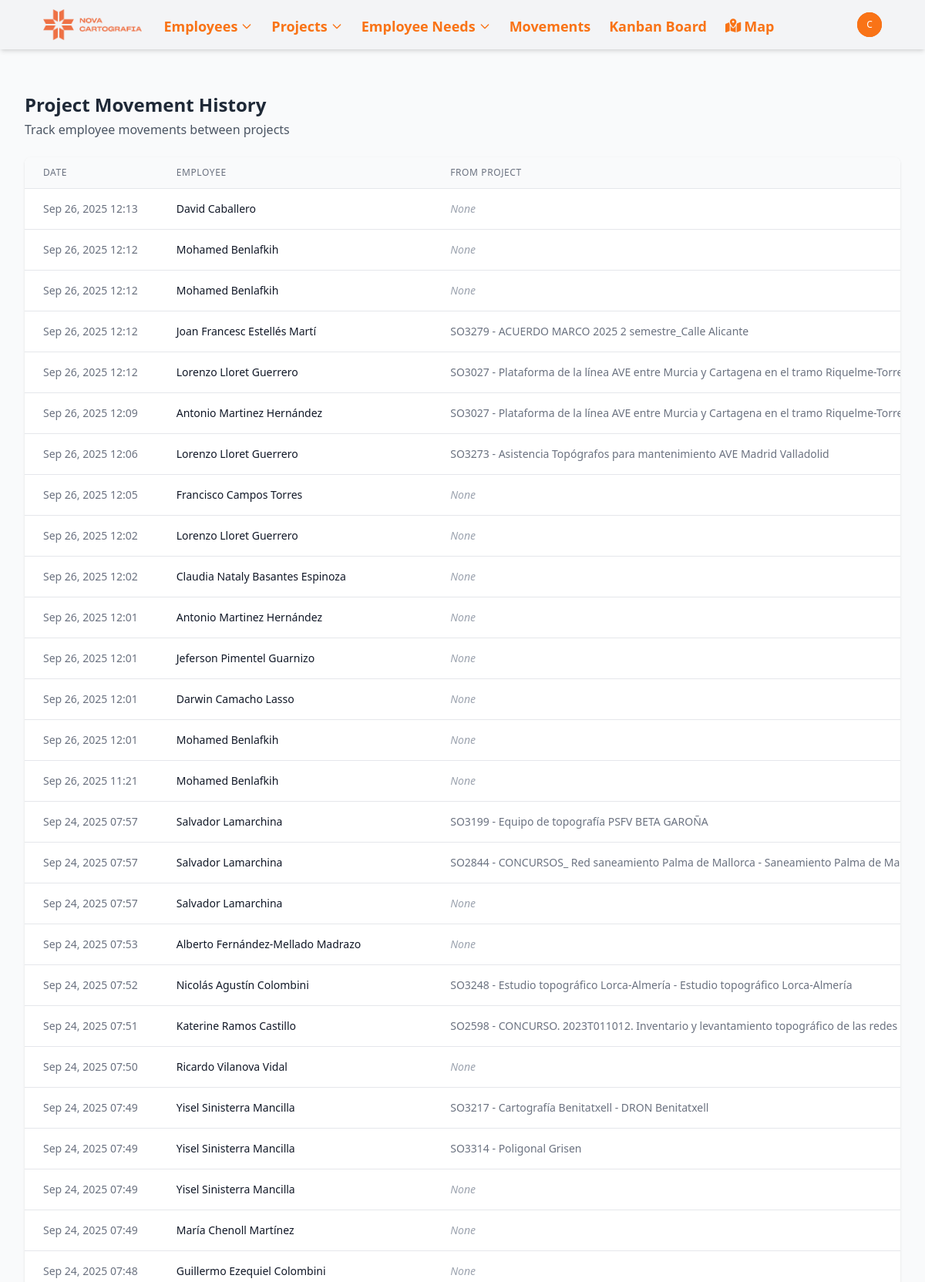
The page /movements/ (signed in, upper part) on the database its author committed.
### novacartografia_employee_management/models.py (models this page shows, shortened)
class ProjectMovementLine(models.Model):
    project = models.ForeignKey(Project, on_delete=models.CASCADE, related_name='movements')
    employee = models.ForeignKey(Employee, on_delete=models.CASCADE, related_name='project_movements')
    date = models.DateTimeField(default=timezone.now)
    previous_project = models.ForeignKey(
        Project,
        on_delete=models.SET_NULL,
        null=True,
        blank=True,
        related_name='outgoing_movements'
    )
    class Meta:
        ordering = ['-date']  # Most recent movements first

class Employee(models.Model):
    name = models.CharField(max_length=100)
    job = models.CharField(max_length=100)
    project_id = models.ForeignKey(Project, on_delete=models.SET_NULL, related_name='employee_set', blank=True, null=True)
    street = models.CharField(max_length=100, blank=True, null=True)
    city = models.CharField(max_length=100, blank=True, null=True)
    active = models.BooleanField(default=True, help_text="Indicates if the employee is currently active")
    start_date = models.DateField(default=timezone.now, help_text="When the employee started working", null=True, blank=True)
    end_date = models.DateField(blank=True, null=True, help_text="When the employee ended working, if applicable")
    state = models.CharField(max_length=50, default='valencia',
           choices=[
                ('Araba (Álava)', 'Álava'),
                ('Albacete', 'Albacete'),
                ('Alacant (Alicante)', 'Alicante'),
                ('Almería', 'Almería'),
                ('Asturias', 'Asturias'),
                ('Ávila', 'Ávila'),
                ('Badajoz', 'Badajoz'),
                ('Barcelona', 'Barcelona'),
                ('Burgos', 'Burgos'),
                ('Cáceres', 'Cáceres'),
                ('Cádiz', 'Cádiz'),
                ('Cantabria', 'Cantabria'),
                ('Castelló (Castellón)', 'Castellón'),
                ('Ceuta', 'Ceuta'),
                ('Ciudad Real', 'Ciudad Real'),
                ('Córdoba', 'Córdoba'),
                ('Cuenca', 'Cuenca'),
                ('Gerona', 'Gerona'),
                ('Granada', 'Granada'),
                ('Guadalajara', 'Guadalajara'),
                ('Gipuzkoa (Guipúzcoa)', 'Guipúzcoa'),
                ('Huelva', 'Huelva'),
                ('Huesca', 'Huesca'),
                ('Islas Baleares', 'Islas Baleares'),
                ('Jaén', 'Jaén'),
                ('A Coruña (La Coruña)', 'La Coruña'),
                ('La Rioja', 'La Rioja'),
                ('Las Palmas', 'Las Palmas'),
                ('León', 'León'),
                ('Lérida', 'Lérida'),
                ('Lleida', 'Lérida'),  # Agregado porque aparece en tu CSV
                ('Lugo', 'Lugo'),
                ('Madrid', 'Madrid'),
                ('Málaga', 'Málaga'),
                ('Melilla', 'Melilla'),
                ('Murcia', 'Murcia'),
                ('Navarra (Nafarroa)', 'Navarra'),  # Corregido para coincidir con el CSV
                ('Orense', 'Orense'),
                ('Palencia', 'Palencia'),
                ('Pontevedra', 'Pontevedra'),
                ('Salamanca', 'Salamanca'),
                ('Santa Cruz de Tenerife', 'Santa Cruz de Tenerife'),
                ('Segovia', 'Segovia'),
                ('Sevilla', 'Sevilla'),
                ('Soria', 'Soria'),
                ('Tarragona', 'Tarragona'),
                ('Teruel', 'Teruel'),
                ('Toledo', 'Toledo'),
                ('Valencia', 'Valencia'),
                ('Valladolid', 'Valladolid'),
                ('Bizkaia (Vizcaya)', 'Vizcaya'),
                ('Zamora', 'Zamora'),
                ('Zaragoza', 'Zaragoza'),
            ])
    latitude = models.FloatField(null=True, blank=True)
    longitude = models.FloatField(null=True, blank=True)
    academic_training = models.CharField(max_length=100, blank=True, null=True)
    driver_license = models.BooleanField(default=False)
    twenty_hours = models.BooleanField(default=False)
    sixty_hours = models.BooleanField(default=False)
    confine = models.BooleanField(default=False)
    height = models.BooleanField(default=False)
    mining = models.BooleanField(default=False)
    railway_carriage = models.BooleanField(default=False)
    railway_mounting = models.BooleanField(default=False)
    building = models.BooleanField(default=False)
    office_work = models.BooleanField(default=False)
    scanner = models.BooleanField(default=False)
    leveling = models.BooleanField(default=False)
    static = models.BooleanField(default=False)
    drag = models.BooleanField(default=False)
    locked = models.BooleanField(default=False, help_text="Indicates if the employee is locked for a future project")
    vacations_from = models.DateField(blank=True, null=True)
    vacations_to = models.DateField(blank=True, null=True)
    leave_from = models.DateField(blank=True, null=True)
    leave_to = models.DateField(blank=True, null=True)
    end_contract = models.BooleanField(default=False, help_text="Indicates if the employee's contract is ending soon")

class Project(models.Model):
    PROJECT_TYPES = [
        ('external', 'Obra'),
        ('project', 'Proyecto'),
    ]
    MANAGER_TYPES = [
        ('Jose Cuesta Mejías', 'Cuesta'),
        ('Javier Marín Gimeno', 'Javi'),
        ('Guillermo Boscá Gómez', 'Guillermo'),
        ('Miguel Ángel Martínez García', 'Miguel Ángel'),
        ('Óscar López Valverde', 'Óscar'),
    ]
    name = models.CharField(max_length=500)
    type = models.CharField(max_length=50, choices=PROJECT_TYPES, default='proyecto')
    description = models.TextField(blank=True, null=True)
    manager = models.CharField(max_length=50, choices=MANAGER_TYPES, null=True, blank=True)
    state = models.CharField(max_length=50, null=True, blank=True, )
    date_from = models.DateField(blank=True, null=True)
    date_to = models.DateField(blank=True, null=True)
    academic_training = models.CharField(max_length=100, blank=True, null=True)
    twenty_hours = models.BooleanField(default=False)
    sixty_hours = models.BooleanField(default=False)
    confine = models.BooleanField(default=False)
    height = models.BooleanField(default=False)
    mining = models.BooleanField(default=False)
    railway_carriage = models.BooleanField(default=False)
    railway_mounting = models.BooleanField(default=False)
    building = models.BooleanField(default=False)
    office_work = models.BooleanField(default=False)
    scanner = models.BooleanField(default=False)
    leveling = models.BooleanField(default=False)
    static = models.BooleanField(default=False)
    drag = models.BooleanField(default=False)

### novacartografia_employee_management/views.py (the view)
# urls.py: path('movements/', views.movement_list, name='movement_list'),
@login_required
def movement_list(request):
    movements = ProjectMovementLine.objects.all().order_by('-date')
    return render(request, 'novacartografia_employee_management/movement_list.html', {
        'movements': movements
    })

### templates/novacartografia_employee_management/movement_list.html (shortened to what this page needs)
{% extends "base.html" %}
{% block content %}
<div class="mb-6">
    <h2 class="text-2xl font-bold text-gray-800">Project Movement History</h2>
    <p class="text-gray-600 mt-1">Track employee movements between projects</p>
</div>
<div class="bg-white shadow overflow-hidden rounded-lg">
    <div class="overflow-x-auto">
        <table class="min-w-full divide-y divide-gray-200">
            <thead class="bg-gray-50">
                <tr>
                    <th scope="col" class="px-6 py-3 text-left text-xs font-medium text-gray-500 uppercase tracking-wider">Date</th>
                    <th scope="col" class="px-6 py-3 text-left text-xs font-medium text-gray-500 uppercase tracking-wider">Employee</th>
                    <th scope="col" class="px-6 py-3 text-left text-xs font-medium text-gray-500 uppercase tracking-wider">From Project</th>
                </tr>
            </thead>
            <tbody class="bg-white divide-y divide-gray-200">
                {% for movement in movements %}
                <tr class="hover:bg-gray-50">
                    <td class="px-6 py-4 whitespace-nowrap text-sm text-gray-500">
                        {{ movement.date|date:"M d, Y H:i" }}
                    </td>
                    <td class="px-6 py-4 whitespace-nowrap text-sm font-medium text-gray-900">
                        <a href="{% url 'employee_detail' movement.employee.id %}" class="text-primary-600 hover:text-primary-900">
                            {{ movement.employee.name }}
                        </a>
                    </td>
                    <td class="px-6 py-4 whitespace-nowrap text-sm text-gray-500">
                        {% if movement.previous_project %}
                            <a href="{% url 'project_detail' movement.previous_project.id %}" class="text-primary-600 hover:text-primary-900">
                                {{ movement.previous_project.name }}
                            </a>
                        {% else %}
                            <span class="text-gray-400 italic">None</span>
                        {% endif %}
                    </td>
                </tr>
                {% empty %}
                <tr>
                    <td colspan="4" class="px-6 py-4 text-center text-sm text-gray-500">No movement records found.</td>
                </tr>
                {% endfor %}
            </tbody>
        </table>
    </div>
</div>
{% endblock %}

### templates/base.html (shortened to what this page needs)
<!DOCTYPE html>
<html lang="en">
<head>
    <script src="https://cdn.tailwindcss.com"></script>
    <link rel="stylesheet" href="https://cdnjs.cloudflare.com/ajax/libs/font-awesome/6.7.2/css/all.min.css">
    {% load static %}
    <script src="{% static 'js/tailwind.config.js' %}"></script>
</head>
<body class="bg-gray-50 min-h-screen flex flex-col ">
    <nav class="navbar-drpdown-container bg-gray-100 shadow-md">
        <div class="content-container">
            <div class="flex justify-between h-16 ml-6">
                <div class="flex items-center">
                    <div class="flex-shrink-0 flex items-center">
                        <a href="{% url 'home' %}" class="text-orange-500 font-bold text-xl">
                            <img class="mx-auto h-10 w-auto" src="{% static 'images/952.png' %}" alt="Nova Workers Management Logo">
                        </a>
                    </div>
                    <div class="hidden sm:ml-6 sm:flex sm:space-x-4">
                        <div class="relative" x-data="{ navEmployeesOpen: false }">
                            <button @click="navEmployeesOpen = !navEmployeesOpen" class="text-orange-500 hover:text-orange-700 border-transparent inline-flex items-center px-1 pt-1 text-lg font-bold">
                                <span>Employees</span>
                                <svg class="ml-1 w-4 h-4" fill="none" stroke="currentColor" viewBox="0 0 24 24" xmlns="http://www.w3.org/2000/svg"><path stroke-linecap="round" stroke-linejoin="round" stroke-width="2" d="M19 9l-7 7-7-7"></path></svg>
                            </button>
                        </div>
                        <div class="relative" x-data="{ navProjectsOpen: false }">
                            <button @click="navProjectsOpen = !navProjectsOpen" class="text-orange-500 hover:text-orange-700 border-transparent inline-flex items-center px-1 pt-1 text-lg font-bold">
                                <span>Projects</span>
                                <svg class="ml-1 w-4 h-4" fill="none" stroke="currentColor" viewBox="0 0 24 24" xmlns="http://www.w3.org/2000/svg"><path stroke-linecap="round" stroke-linejoin="round" stroke-width="2" d="M19 9l-7 7-7-7"></path></svg>
                            </button>
                        </div>
                        <div class="relative" x-data="{ navNeedsOpen: false }">
                            <button @click="navNeedsOpen = !navNeedsOpen" class="text-orange-500 hover:text-orange-700 border-transparent inline-flex items-center px-1 pt-1 text-lg font-bold">
                                <span>Employee Needs</span>
                                <svg class="ml-1 w-4 h-4" fill="none" stroke="currentColor" viewBox="0 0 24 24" xmlns="http://www.w3.org/2000/svg"><path stroke-linecap="round" stroke-linejoin="round" stroke-width="2" d="M19 9l-7 7-7-7"></path></svg>
                            </button>
                        </div>
                        <a href="{% url 'movement_list' %}" class="text-orange-500 hover:text-orange-700 border-transparent inline-flex items-center px-1 pt-1 text-lg font-bold">
                            Movements
                        </a>
                        <a href="{% url 'kanban_board' %}" class="text-orange-500 hover:text-orange-700 border-transparent inline-flex items-center px-1 pt-1 text-lg font-bold">
                            Kanban Board
                        </a>
                        <a href="{% url 'project_map' %}" class="text-orange-500 hover:text-orange-700 border-transparent inline-flex items-center px-1 pt-1 text-lg font-bold">
                            <i class="fas fa-map-marked-alt mr-1"></i> Map
                        </a>
                    </div>
                </div>
                <div class="hidden sm:ml-6 mr-6 sm:flex sm:items-center">
                    {% if user.is_authenticated %}
                        <div class="ml-3 relative" x-data="{ open: false }">
                            <div>
                                <button @click="open = !open" type="button" class="bg-orange-600 flex text-sm rounded-full focus:outline-none focus:ring-2 focus:ring-offset-2 focus:ring-offset-primary-800 focus:ring-white">
                                    <span class="inline-flex items-center justify-center h-8 w-8 rounded-full bg-orange-500">
                                        <span class="text-xs font-medium leading-none text-white">{{ user.username|slice:":1" }}</span>
                                    </span>
                                </button>
                            </div>
                        </div>
                    {% else %}
                        <a href="{% url 'login' %}" class="text-gray-100 hover:text-white text-sm font-medium">Login</a>
                    {% endif %}
                </div>
            </div>
        </div>
    </nav>
    <div class="content-container py-4">
    </div>
    <main class="flex-grow">
        <div class="content-container py-6">
            {% block content %}{% endblock %}
        </div>
    </main>
</body>
</html>

### rows shown on the page
ProjectMovementLine: date "Sep 26, 2025 12:13", employee.name "David Caballero", shows "None"
ProjectMovementLine: date "Sep 26, 2025 12:12", employee.name "Mohamed Benlafkih", shows "None"
ProjectMovementLine: date "Sep 26, 2025 12:12", employee.name "Mohamed Benlafkih", shows "None"
ProjectMovementLine: date "Sep 26, 2025 12:12", employee.name "Joan Francesc Estellés Martí", previous_project.name "SO3279 - ACUERDO MARCO 2025 2 semestre_Calle Alicante"
ProjectMovementLine: date "Sep 26, 2025 12:12", employee.name "Lorenzo Lloret Guerrero", previous_project.name "SO3027 - Plataforma de la línea AVE entre Murcia y Cartagena en el tramo…"
ProjectMovementLine: date "Sep 26, 2025 12:09", employee.name "Antonio Martinez Hernández", previous_project.name "SO3027 - Plataforma de la línea AVE entre Murcia y Cartagena en el tramo…"
ProjectMovementLine: date "Sep 26, 2025 12:06", employee.name "Lorenzo Lloret Guerrero", previous_project.name "SO3273 - Asistencia Topógrafos para mantenimiento AVE Madrid Valladolid"
ProjectMovementLine: date "Sep 26, 2025 12:05", employee.name "Francisco Campos Torres", shows "None"
ProjectMovementLine: date "Sep 26, 2025 12:02", employee.name "Lorenzo Lloret Guerrero", shows "None"
ProjectMovementLine: date "Sep 26, 2025 12:02", employee.name "Claudia Nataly Basantes Espinoza", shows "None"
ProjectMovementLine: date "Sep 26, 2025 12:01", employee.name "Antonio Martinez Hernández", shows "None"
ProjectMovementLine: date "Sep 26, 2025 12:01", employee.name "Jeferson Pimentel Guarnizo", shows "None"
ProjectMovementLine: date "Sep 26, 2025 12:01", employee.name "Darwin Camacho Lasso", shows "None"
ProjectMovementLine: date "Sep 26, 2025 12:01", employee.name "Mohamed Benlafkih", shows "None"
ProjectMovementLine: date "Sep 26, 2025 11:21", employee.name "Mohamed Benlafkih", shows "None"
ProjectMovementLine: date "Sep 24, 2025 07:57", employee.name "Salvador Lamarchina", previous_project.name "SO3199 - Equipo de topografía PSFV BETA GAROÑA"
ProjectMovementLine: date "Sep 24, 2025 07:57", employee.name "Salvador Lamarchina", previous_project.name "SO2844 - CONCURSOS_ Red saneamiento Palma de Mallorca - Saneamiento Palma de…"
ProjectMovementLine: date "Sep 24, 2025 07:57", employee.name "Salvador Lamarchina", shows "None"
ProjectMovementLine: date "Sep 24, 2025 07:53", employee.name "Alberto Fernández-Mellado Madrazo", shows "None"
ProjectMovementLine: date "Sep 24, 2025 07:52", employee.name "Nicolás Agustín Colombini", previous_project.name "SO3248 - Estudio topográfico Lorca-Almería - Estudio topográfico Lorca-Almería"
ProjectMovementLine: date "Sep 24, 2025 07:51", employee.name "Katerine Ramos Castillo", previous_project.name "SO2598 - CONCURSO. 2023T011012. Inventario y levantamiento topográfico de las redes…"
ProjectMovementLine: date "Sep 24, 2025 07:50", employee.name "Ricardo Vilanova Vidal", shows "None"
ProjectMovementLine: date "Sep 24, 2025 07:49", employee.name "Yisel Sinisterra Mancilla", previous_project.name "SO3217 - Cartografía Benitatxell - DRON Benitatxell"
ProjectMovementLine: date "Sep 24, 2025 07:49", employee.name "Yisel Sinisterra Mancilla", previous_project.name "SO3314 - Poligonal Grisen"
ProjectMovementLine: date "Sep 24, 2025 07:49", employee.name "Yisel Sinisterra Mancilla", shows "None"
ProjectMovementLine: date "Sep 24, 2025 07:49", employee.name "María Chenoll Martínez", shows "None"
ProjectMovementLine: date "Sep 24, 2025 07:48", employee.name "Guillermo Ezequiel Colombini", shows "None"

### other values the page prints
{{ user.username|slice:":1" }} "C"
